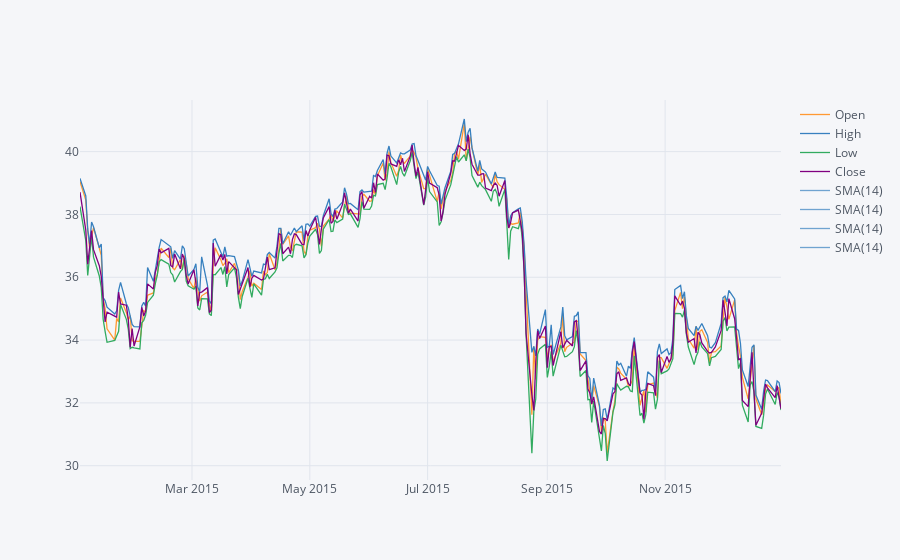

The cell this chart's notebook holds for it:
### Code cell
bank_stocks.xs('MS',  axis = 1).loc['2015-01-01':'2016-01-01'][['Open','High','Low','Close']].ta_plot(study='sma')

### Figure 1 — Plotly figure (JSON) as saved in the notebook; plotly's stock layout.template omitted (floating-point values rounded to 4 significant figures; data arrays with more than 128 entries replaced by an {"elided": "..."} marker saying what was removed)
{"data": [{"line": {"color": "rgba(255, 153, 51, 1.0)", "dash": "solid", "shape": "linear", "width": 1.3}, "mode": "lines", "name": "Open", "text": "", "type": "scatter", "x": {"elided": "252 str values"}, "y": {"elided": "252 float values"}}, {"line": {"color": "rgba(55, 128, 191, 1.0)", "dash": "solid", "shape": "linear", "width": 1.3}, "mode": "lines", "name": "High", "text": "", "type": "scatter", "x": {"elided": "252 str values"}, "y": {"elided": "252 float values"}}, {"line": {"color": "rgba(50, 171, 96, 1.0)", "dash": "solid", "shape": "linear", "width": 1.3}, "mode": "lines", "name": "Low", "text": "", "type": "scatter", "x": {"elided": "252 str values"}, "y": {"elided": "252 float values"}}, {"line": {"color": "rgba(128, 0, 128, 1.0)", "dash": "solid", "shape": "linear", "width": 1.3}, "mode": "lines", "name": "Close", "text": "", "type": "scatter", "x": {"elided": "252 str values"}, "y": {"elided": "252 float values"}}, {"line": {"color": "rgba(55, 128, 191, 0.7)", "dash": "solid", "shape": "linear", "width": 1.3}, "mode": "lines", "name": "SMA(14)", "text": "", "type": "scatter", "x": {"elided": "252 str values"}, "y": {"elided": "252x4 mixed values"}}, {"line": {"color": "rgba(55, 128, 191, 0.7)", "dash": "solid", "shape": "linear", "width": 1.3}, "mode": "lines", "name": "SMA(14)", "text": "", "type": "scatter", "x": {"elided": "252 str values"}, "y": {"elided": "252x4 mixed values"}}, {"line": {"color": "rgba(55, 128, 191, 0.7)", "dash": "solid", "shape": "linear", "width": 1.3}, "mode": "lines", "name": "SMA(14)", "text": "", "type": "scatter", "x": {"elided": "252 str values"}, "y": {"elided": "252x4 mixed values"}}, {"line": {"color": "rgba(55, 128, 191, 0.7)", "dash": "solid", "shape": "linear", "width": 1.3}, "mode": "lines", "name": "SMA(14)", "text": "", "type": "scatter", "x": {"elided": "252 str values"}, "y": {"elided": "252x4 mixed values"}}], "layout": {"legend": {"bgcolor": "#F5F6F9", "font": {"color": "#4D5663"}}, "paper_bgcolor": "#F5F6F9", "plot_bgcolor": "#F5F6F9", "title": {"font": {"color": "#4D5663"}}, "xaxis": {"gridcolor": "#E1E5ED", "showgrid": true, "tickfont": {"color": "#4D5663"}, "title": {"font": {"color": "#4D5663"}, "text": ""}, "zerolinecolor": "#E1E5ED"}, "yaxis": {"gridcolor": "#E1E5ED", "showgrid": true, "tickfont": {"color": "#4D5663"}, "title": {"font": {"color": "#4D5663"}, "text": ""}, "zerolinecolor": "#E1E5ED"}}}
